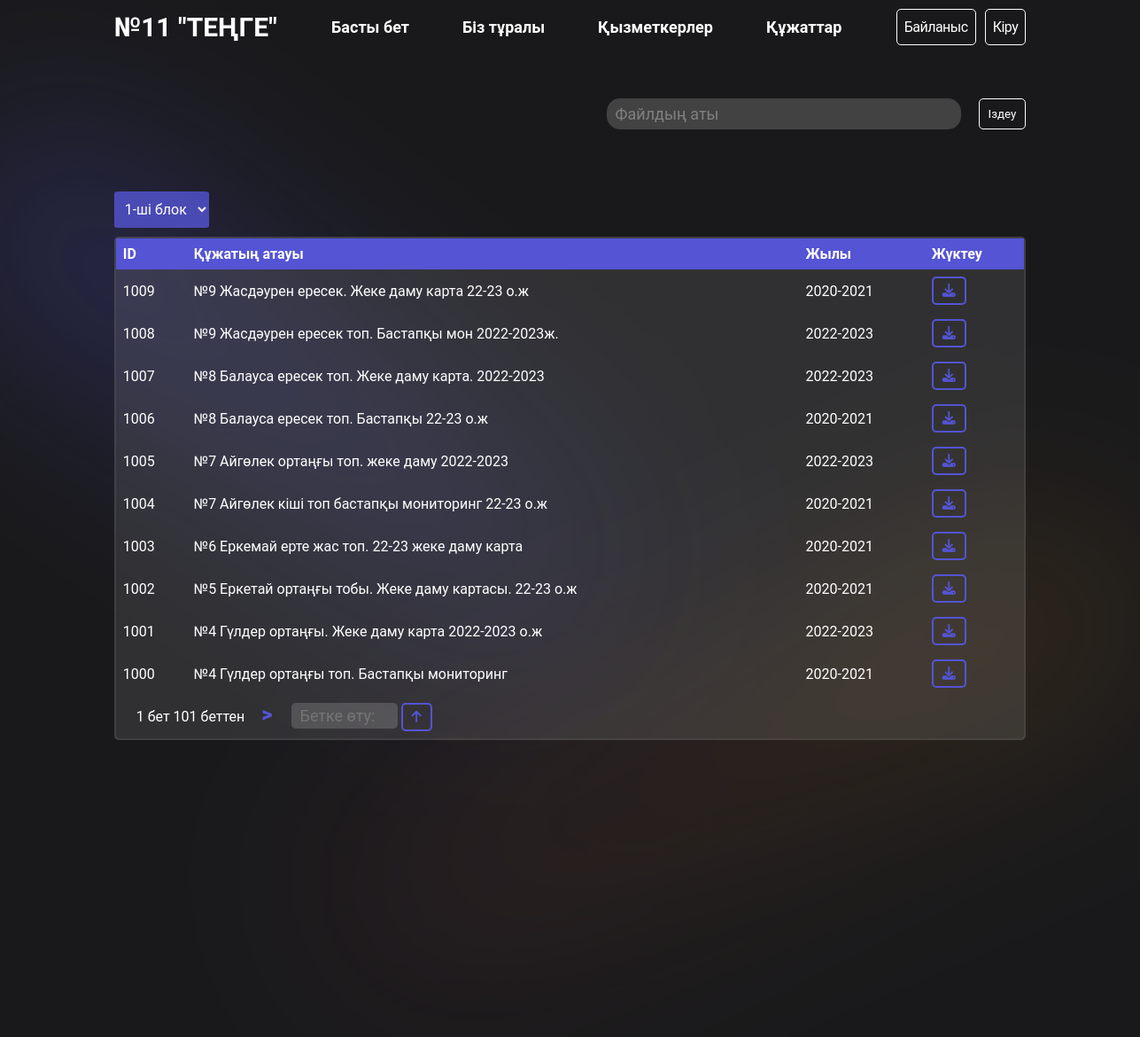
Before: /all_files/ with the older database file.
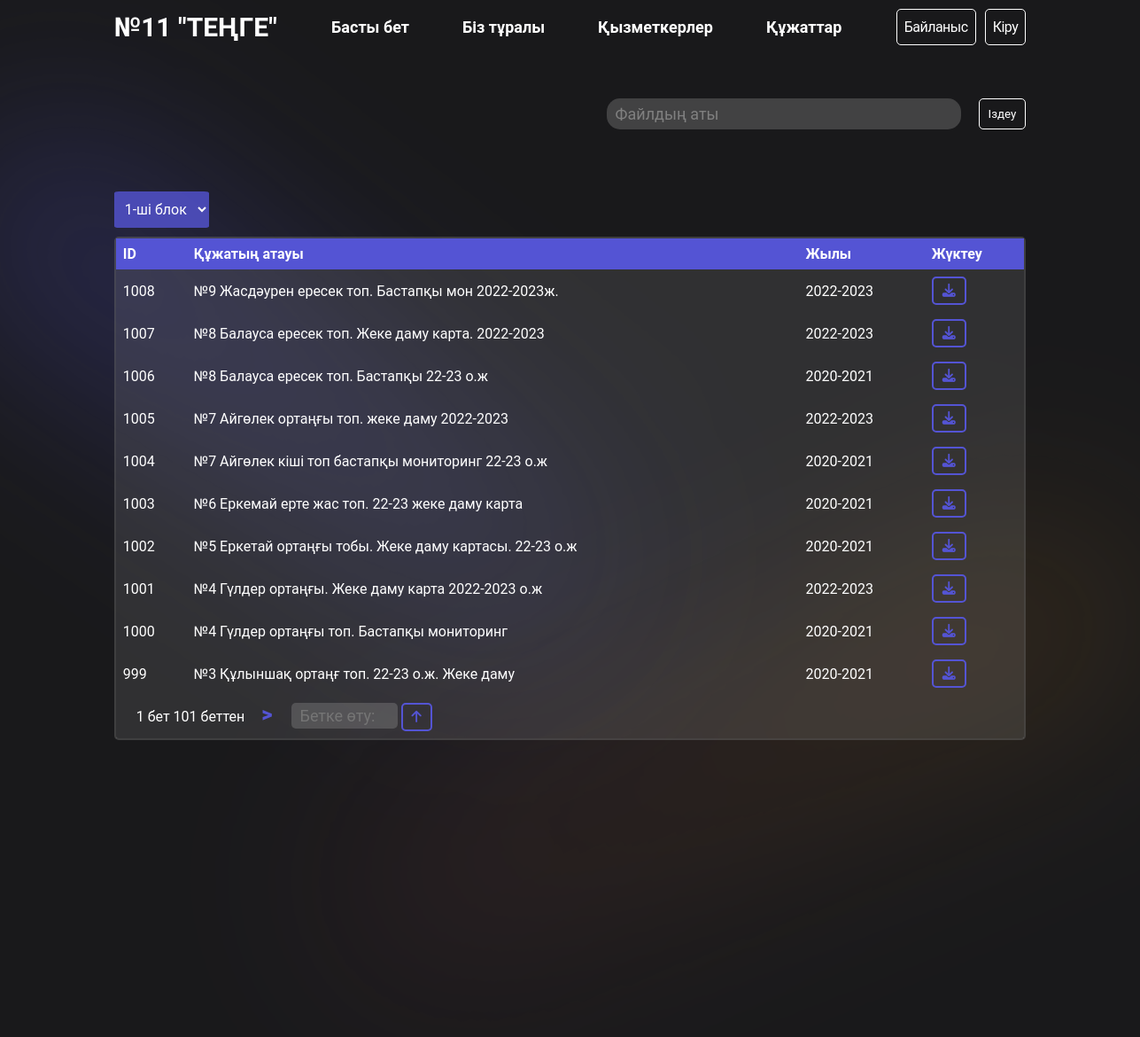
After: the same page with the newer database file.
### app/models.py (models this page shows, shortened)
class File(models.Model):
    year_choices = [('2020-2021', '2020-2021'),
                    ('2021-2022', '2021-2022'),
                    ('2022-2023', '2022-2023'),
                    ('2023-2024', '2023-2024')]
    tag_choices = [
        ('common', 'Анықталмаған'),
        ('','Жалпы'),
        ('schedule', 'Кесте'),
        ('course', 'Курс'),
        ('methodist_cyclogram', 'Әдіскер циклограмасы'),
        ('mad', 'МАД'),
        ('methodist_monitoring', 'Әдіскер мониторинг'),
        ('personal_development_map', 'Жеке даму картасы'),
        ('monitoring', 'Мониторинг'),
        ('group_cyclogram', 'Топтың циклограммасы'),
        ('year_plan', 'Жалдық жоспар'),
        ('gpp', 'Топтардың перспективалық жоспарлары'),
        ('about', 'Біз туралы'),
        ('2020-2021 ж', '2020-2021 ж'),
        ('2020-2021 ж жеке даму картасы', '2020-2021 ж жеке даму картасы'),
        ('2020-2021 ж Индикаторлар', '2020-2021 ж Индикаторлар'),
        ('№1 Балбөбек тобы', '№1 Балбөбек тобы'),
        ('№2 Еркелер тобы', '№2 Еркелер тобы'),
        ('№3 Ботақан тобы', '№3 Ботақан тобы'),
        ('№4 Құлыншақ тобы', '№4 Құлыншақ тобы'),
        ('2022-2023 ж жеке даму картасы', '2022-2023 ж жеке даму картасы'),
        ('№3 Ботақан 2021-2022жыл переспективалық жоспар',
         '№3 Ботақан 2021-2022жыл переспективалық жоспар'),
        ('МАД топ мониторинг', 'МАД топ мониторинг'),
        ('Тәрбиеленушілердің топқа бөліну саны',
         'Тәрбиеленушілердің топқа бөліну саны'),
        ('№10 Балдаурен  2022-2023 ж циклограммалары',
         '№10 Балдаурен  2022-2023 ж циклограммалары'),
        ('№ 6 Бүлдіршін тобы 2022-2023 ж Циклограмма',
         '№ 6 Бүлдіршін тобы 2022-2023 ж Циклограмма'),
        ('9 Жасұлан тобы', '9 Жасұлан тобы'),
        ('№5 Балапан 2020-2021 ж циклограммалары',
         '№5 Балапан 2020-2021 ж циклограммалары'),
        ('№5 Балапан тобы', '№5 Балапан тобы'),
        ('2022-2023 ж пән жетекшісінің циклограммалары',
         '2022-2023 ж пән жетекшісінің циклограммалары'),
        ('Бөбекжайдың 2020-21ж, 2021-22ж, 2022-23ж  жылдық жоспарлары',
         'Бөбекжайдың 2020-21ж, 2021-22ж, 2022-23ж  жылдық жоспарлары'),
        ('2021-2022 ж Пән жетекшілер перспективалық жоспар',
         '2021-2022 ж Пән жетекшілер перспективалық жоспар'),
        ('№2 Еркелер тобы 2020-2021ж циклограммалары',
         '№2 Еркелер тобы 2020-2021ж циклограммалары'),
        ('Балалар контингенті 2021-2022ж', 'Балалар контингенті 2021-2022ж'),
        ('№9 Жасұлан 2022-2023 ж циклограмма',
         '№9 Жасұлан 2022-2023 ж циклограмма'),
        ('Әдіскер мониторинг 2022-23ж', 'Әдіскер мониторинг 2022-23ж'),
        ('№4 Құлыншақ тобы', '№4 Құлыншақ тобы'),
        ('№1 Балбөбек тобы 2022-2023 ж циклограммалары',
         '№1 Балбөбек тобы 2022-2023 ж циклограммалары'),
        ('2020-2021 ж жеке даму картасы', '2020-2021 ж жеке даму картасы'),
        ('№2 Еркелер 2021-2022 циклограмма', '№2 Еркелер 2021-2022 циклограмма'),
        ('Ән тех карта кіші,ортаңғы топ 2021-2022ж',
         'Ән тех карта кіші,ортаңғы топ 2021-2022ж'),
        ('№3 Ботақан топ циклограмма 2020-2021ж',
         '№3 Ботақан топ циклограмма 2020-2021ж'),
        ('Әдіскер мониторинг', 'Әдіскер мониторинг'),
        ('диплом', 'диплом'),
        ('Әдіскер циклограмма 2022-2023ж', 'Әдіскер циклограмма 2022-2023ж'),
        ('№ 5 Балапан тобы 2022-2023 ж циклограмма',
         '№ 5 Балапан тобы 2022-2023 ж циклограмма'),
        ('2022-2023 ж Индикаторлар', '2022-2023 ж Индикаторлар'),
        ('№7 Жұлдыздар тобы', '№7 Жұлдыздар тобы'),
        ('Балалар контингенті 2022-2023ж', 'Балалар контингенті 2022-2023ж'),
        ('Айлық жоспар 2020-2021ж', 'Айлық жоспар 2020-2021ж'),
        ('5 Балапан тобы', '5 Балапан тобы'),
        ('№6 Бүлдіршін тобы', '№6 Бүлдіршін тобы'),
        ('№12 Гүлдер тобы 2022-2023 ж циклограммалары',
         '№12 Гүлдер тобы 2022-2023 ж циклограммалары'),
        ('Балабақша күн тәртібі', 'Балабақша күн тәртібі'),
        ('№6 Бүлдіршін 2020-2021 ж циклограммалары',
         '№6 Бүлдіршін 2020-2021 ж циклограммалары'),
        ('№ 10 Балдаурен тобы 2021-2022 циклограмма',
         '№ 10 Балдаурен тобы 2021-2022 циклограмма'),
        ('2020-2021 ж циклограммалары', '2020-2021 ж циклограммалары'),
        ('дене шынықтыру 2021-2022 ж тех карта',
         'дене шынықтыру 2021-2022 ж тех карта'),
        ('№1 Балбөбек тобы циклограмма 2021-2022',
         '№1 Балбөбек тобы циклограмма 2021-2022'),
        ('№11  Қызғалдақ 2021-2022 ж циклограмма',
         '№11  Қызғалдақ 2021-2022 ж циклограмма'),
        ('Сабақ кесте 2020-2021ж', 'Сабақ кесте 2020-2021ж'),
        ('10 Балдаурен', '10 Балдаурен'),
        ('№9 Жасұлан тобы', '№9 Жасұлан тобы'),
        ('3 Ботақан тобы', '3 Ботақан тобы'),
        ('Айлық жоспар 2021-2022ж', 'Айлық жоспар 2021-2022ж'),
        ('№9 Жасұлан 2021-2022 ж циклограмма',
         '№9 Жасұлан 2021-2022 ж циклограмма'),
        ('№4 Құлыншақ тобы циклограмма', '№4 Құлыншақ тобы циклограмма'),
        ('2022-2023 оқу жылының циклограммалары',
         '2022-2023 оқу жылының циклограммалары'),
        ('№ 4 Құлыншақ 2022-2023 ж циклограммалары',
         '№ 4 Құлыншақ 2022-2023 ж циклограммалары'),
        ('2022-2023 о,ж  би маманының циклограммалары',
         '2022-2023 о,ж  би маманының циклограммалары'),
        ('Педагогтер туралы мәлімет', 'Педагогтер туралы мәлімет'),
        ('№2 Еркелер  циклограмма  2020-21 ж',
         '№2 Еркелер  циклограмма  2020-21 ж'),
        ('2020-2021 ж перспективалық жоспар', '2020-2021 ж перспективалық жоспар'),
        ('Педагогтердің марапаттары', 'Педагогтердің марапаттары'),
        ('1 Балбөбек тобы', '1 Балбөбек тобы'),
        ('11 Қызғалдақ тобы', '11 Қызғалдақ тобы'),
        ('2021-2022ж Жеке даму картасы', '2021-2022ж Жеке даму картасы'),
        ('2022-2023 ж Ән саз маманы циклограммалары',
         '2022-2023 ж Ән саз маманы циклограммалары'),
        ('№3 Ботақан тобы 2020-2021 ж циклограммалары',
         '№3 Ботақан тобы 2020-2021 ж циклограммалары'),
        ('№3 Ботақан  2021-2022 ж Циклограмма',
         '№3 Ботақан  2021-2022 ж Циклограмма'),
        ('2021-2022 ж перспективалық жоспар', '2021-2022 ж перспективалық жоспар'),
        ('Сабақ кесте 2022-2023ж', 'Сабақ кесте 2022-2023ж'),
        ('№1 Балбөбек циклограмма 2020-21ж', '№1 Балбөбек циклограмма 2020-21ж'),
        ('№10 Балдаурен тобы', '№10 Балдаурен тобы'),
        ('12 Гүлдер', '12 Гүлдер'),
        ('Дене шынықтыру ортаңғы топ 2021-22ж',
         'Дене шынықтыру ортаңғы топ 2021-22ж'),
        ('Дене шынықтыру 2022-2023ж  циклограммалары',
         'Дене шынықтыру 2022-2023ж  циклограммалары'),
        ('№8 Аққу тобы', '№8 Аққу тобы'),
        ('№2 Еркелер тобы', '№2 Еркелер тобы'),
        ('№11 Қызғалдақ тобы циклограммалары',
         '№11 Қызғалдақ тобы циклограммалары'),
        ('2022-2023 ж перспективалық жоспары',
         '2022-2023 ж перспективалық жоспары'),
        ('Жалпы1,2 блок қорытынды мониторинг',
         'Жалпы1,2 блок қорытынды мониторинг'),
        ('№12 Гүлдер тобы', '№12 Гүлдер тобы'),
        ('Ән тех карта ересек МАД топтар 2021-2022ж',
         'Ән тех карта ересек МАД топтар 2021-2022ж'),
        ('2020-2021 ж', '2020-2021 ж'),
        ('№9 Жасұлан 2020-2021 ж циклограмма',
         '№9 Жасұлан 2020-2021 ж циклограмма'),
        ('№8 Аққу 2020-2021 ж циклограмма', '№8 Аққу 2020-2021 ж циклограмма'),
        ('Педагогтардың санаттары', 'Педагогтардың санаттары'),
        ('Әдіскер циклограмма 2021-2022ж', 'Әдіскер циклограмма 2021-2022ж'),
        ('№1 Балбөбек тобы', '№1 Балбөбек тобы'),
        ('2020-2021 пән жетекшісі перспективалық жоспар',
         '2020-2021 пән жетекшісі перспективалық жоспар'),
        ('№5 Балапан 2021-2022 жциклограмма', '№5 Балапан 2021-2022 жциклограмма'),
        ('№2 Еркелер 2022-2023 ж циклограммалар',
         '№2 Еркелер 2022-2023 ж циклограммалар'),
        ('Сабақ кесте 2021-2022ж', 'Сабақ кесте 2021-2022ж'),
        ('№1 Балбөбек тобы 2020-2021 ж циклограммалары',
         '№1 Балбөбек тобы 2020-2021 ж циклограммалары'),
        ('№3 Ботақан тобы', '№3 Ботақан тобы'),
        ('№2 Еркелер 2021-2022 ж переспективалық жоспар',
         '№2 Еркелер 2021-2022 ж переспективалық жоспар'),
        ('№14 Айгөлек 2021-2022 ж циклограмма',
         '№14 Айгөлек 2021-2022 ж циклограмма'),
        ('Пән жетекшілер тех карта 2021-2022 ж',
         'Пән жетекшілер тех карта 2021-2022 ж'),
        ('Ән техкарта кіші ортаңғы,ересек,МАД топтар 2020-2021ж',
         'Ән техкарта кіші ортаңғы,ересек,МАД топтар 2020-2021ж'),
        ('Әдіскер циклограмма 2020-2021ж', 'Әдіскер циклограмма 2020-2021ж'),
        ('4 Құлыншақ  тобы', '4 Құлыншақ  тобы'),
        ('№11 Қызғалдақ тобы', '№11 Қызғалдақ тобы'),
        ('Әдіскер мониторинг 2021-22ж', 'Әдіскер мониторинг 2021-22ж'),
        ('2020-2021 ж пән жетекшілердің тех карта',
         '2020-2021 ж пән жетекшілердің тех карта'),
        ('Тәрбиеленушілер жетістіктері', 'Тәрбиеленушілер жетістіктері'),
        ('Балалар контингенті 2020-2021ж', 'Балалар контингенті 2020-2021ж'),
        ('2 Еркелер  тобы', '2 Еркелер  тобы'),
        ('№10 Балдаурен 2020-2021 ж циклограмма',
         '№10 Балдаурен 2020-2021 ж циклограмма'),
        ('№3 Ботақан 2022-2023 ж  циклограммалары',
         '№3 Ботақан 2022-2023 ж  циклограммалары'),
        ('14 Айгөлек', '14 Айгөлек'),
        ('Сапалық құрам 2020-2023ж аралығы', 'Сапалық құрам 2020-2023ж аралығы'),
        ('Вариативтік компонент 2021-2022', 'Вариативтік компонент 2021-2022'),
        ('№ 12  Гүлдер тобы циклограмма 2021-2022',
         '№ 12  Гүлдер тобы циклограмма 2021-2022'),
        ('Дене шынықтыру  тех карта 2020-2021 ж',
         'Дене шынықтыру  тех карта 2020-2021 ж'),
        ('2022-2023 ж дене шынықтыру циклограммалары',
         '2022-2023 ж дене шынықтыру циклограммалары'),
        ('Курстан өткен педагогтер', 'Курстан өткен педагогтер'),
        ('10 ай', '10 ай'),
        ('№ 8 Аққу 2021-2022 циклограмма', '№ 8 Аққу 2021-2022 циклограмма'),
        ('№4 Құлыншақ 2021-2022 ж циклограммалары',
         '№4 Құлыншақ 2021-2022 ж циклограммалары'),
        ('Әдіскер мониторинг 2020-2021ж', 'Әдіскер мониторинг 2020-2021ж'),
        ('2022-2023 ж пән жетекшілері перспективалық жоспар',
         '2022-2023 ж пән жетекшілері перспективалық жоспар'),
        ('8 Аққу тобы', '8 Аққу тобы'),
        ('Бөбекжай құжаттары', 'Бөбекжай құжаттары'),]
    name = models.CharField(max_length=255)
    file = models.FileField(upload_to='pdf/', max_length=255)
    tag = models.CharField(
        max_length=100, default='common', choices=tag_choices)
    year = models.CharField(max_length=10, choices=year_choices)
    block = models.CharField(max_length=10, choices=block_choices)

### app/views.py (the view)
# urls.py: path('all_files/', AllFiles.as_view(template_name='all_files.html'),
class AllFiles(generic.ListView):
    model = File
    template_name = 'all_files.html'
    context_object_name = 'files'
    paginate_by = 10
    def get_queryset(self):
        queryset = File.objects.filter(tag='common')
        queryset = File.objects.order_by('-id')
        block = self.request.GET.get('block')
        if block:
            queryset = queryset.filter(block=str(block))
        else:
            queryset = queryset.filter(block='1')
        return queryset

### templates/all_files.html (shortened to what this page needs)
{% extends 'base.html' %}
{% block content %}
<div style="display: flex; justify-content: space-between; align-items: center;">
  <select name="block" id="block" class="custom-select">
    <option value="1" {% if request.GET.block == "1" %}selected{% endif %}>1-ші блок</option>
  </select>
</div>
<table>
  <tbody>
    <tr class="table-head">
      <th>ID</th>
      <th>Құжатың атауы</th>
      <th>Жылы</th>
      <th>Жүктеу</th>
    </tr>
    {% for file in files %}
    <tr>
      <td>{{ file.id }}</td>
      <td><a href="{{ file.file.url }}" target="_blank">{{ file.name }}</a></td>
      <td>{{ file.year }}</td>
      <td>
        <a href="{{ file.file.url }}" download> <button><i class="fa-solid fa-download"></i></button></a>
      </td>
    </tr>
    {% endfor %}
    <tr>
      <td class="pagination" colspan="4">
        <span style="margin-inline: 15px;">
          {{page_obj.number}} бет {{page_obj.paginator.num_pages}} беттен
        </span>
        {% if page_obj.has_next %}
        <a
          {% if request.GET.block %}
            href="?block={{request.GET.block}}&page={{page_obj.next_page_number}}"
          {% else %}
            href="?page={{page_obj.next_page_number}}"
          {% endif %}
          style="color: #5454d4;
          text-decoration: none;
          font-size: 24px;
          font-weight: 900;">
          >
        </a>
        {% endif %}
        <span style="margin-inline: 15px;">
          <input placeholder="Бетке өту:" id="exact-page" name="exact-page" min="1" max="{{ page_obj.paginator.num_pages }}">
          <button onclick="goToExactPage()"><i class="fa-solid fa-arrow-up"></i></button>
        </span>
      </td>
    </tr>
  </tbody>
</table>
{% endblock %}

### templates/base.html (shortened to what this page needs)
{% load static %}
<!DOCTYPE html>
<html lang="en">
<head>
  <link rel="stylesheet" href="{% static 'style.css' %}" />
</head>
<body>
  <nav>
    <div class="logo">№11 "TЕҢГЕ"</div>
    <ul>
      <a href="/">
        <li>Басты бет</li>
      </a>
      <a href="{% url 'about' %}">
        <li>Біз тұралы</li>
      </a>
      <a href="{% url 'teachers' %}">
        <li>Қызметкерлер</li>
      </a>
      <div class="dropdown">
        <button class="dropdown-button">Құжаттар</button>
        </div>
    </ul>
    <div style="display: flex; gap: 10px;">
      <a href="/#contacts" class="contact">Байланыс</a>
      {% if request.user.is_authenticated %}
        <a href="{% url 'custom_logout' %}" class="contact">Шығу</a>
      {% else %}
        <a href="{% url 'custom_admin_login' %}" class="contact">Кіру</a>
      {% endif %}
    </div>
  </nav>
  <div class="cold"></div>
  <div class="warm"></div>
  <form class="search" method="POST" action="{% url 'search' %}">
    <input placeholder="Файлдың аты" type="search" name="searched">
    <button type="submit">Іздеу</button>
  </form>
  <main class="container">{% block content %} {% endblock %}</main>
</body>
</html>

Changed rows visible on the page:
removed File: id "1009", name "№9 Жасдәурен ересек. Жеке даму карта 22-23 о.ж", year "2020-2021"
now on this page (row unchanged): File: id "999", name "№3 Құлыншақ ортаңғ топ. 22-23 о.ж. Жеке даму", year "2020-2021"
